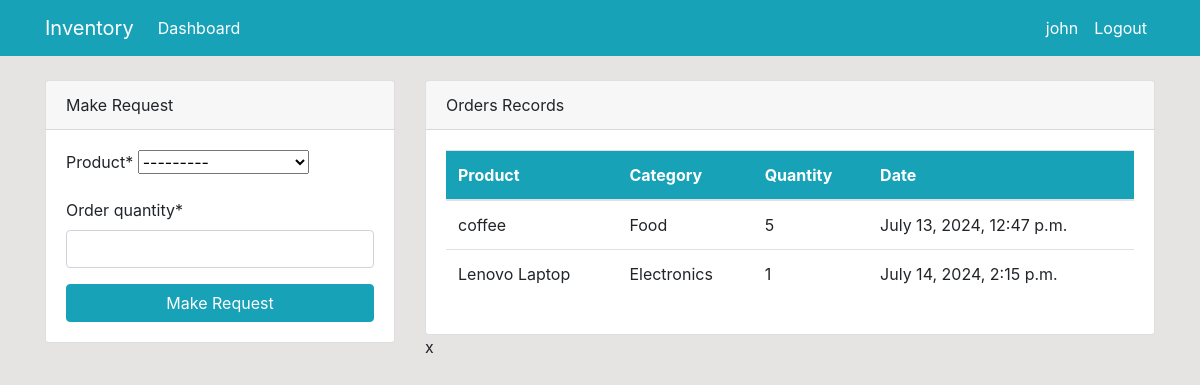
The page /app/ (signed in) on the database its author committed.
### app/models.py (models this page shows, shortened)
class Order(models.Model):
    product = models.ForeignKey(Product, on_delete=models.CASCADE, null=True)
    staff = models.ForeignKey(User, on_delete=models.CASCADE, null=True)
    order_quantity = models.PositiveIntegerField(null=True)
    date = models.DateTimeField(auto_now_add=True)

class Product(models.Model):
    name = models.CharField(max_length=100, null=True)
    category = models.CharField(max_length=20, choices=CATEGORY, null=True)
    quantity = models.PositiveIntegerField(null=True)
    def __str__(self):
        return f"{self.name} - {self.quantity}"

### app/views.py (the view)
# urls.py: path('app/', views.index, name='app-index'),
@login_required(login_url='user-login')
def index(request):
    orders = Order.objects.all()
    orders_count = orders.count()
    products = Product.objects.all()
    product_count = products.count()
    workers_count = User.objects.all().count()
    if request.method == 'POST':
        form = OrderForm(request.POST)
        if form.is_valid():
            instance = form.save(commit=False)
            instance.staff = request.user
            instance.save()
            return redirect('app-index')
    else:
        form = OrderForm()
    context = {
        'orders': orders,
        'products': products,
        'workers_count': workers_count,
        'product_count': product_count,
        'orders_count': orders_count,
        'form': form
    }
    return render(request, 'app/index.html', context)

### app/forms.py
class OrderForm(forms.ModelForm):
    class Meta:
        model = Order
        fields = ['product', 'order_quantity']

### templates/app/index.html (shortened to what this page needs)
{% extends 'partials/base.html' %}
{% block content %}
{% if user.is_authenticated and user.is_staff and user.is_superuser%}
{% include 'partials/topside.html' %}
    <div class="container">
        <div class="row my-5">
            <div class="col-md-6">
                <div class="bg-white">
                    <canvas id="myChart1" width="400" height="300"></canvas>
                    <script>
                        var ctx = document.getElementById('myChart1').getContext('2d');
                        var myChart1 = new Chart(ctx, {
                            type: 'pie',
                            data: {
                                labels: [{% for order in orders %} '{{order.product.name}}',{% endfor %}],
                                datasets: [{
                                    label: 'Orders',
                                    data: [{% for order in orders %} {{order.order_quantity}}, {% endfor %}],
                                    backgroundColor: [
                                        'rgba(255, 99, 132, 1)',
                                        'rgba(54, 162, 235, 1)',
                                        'rgba(255, 206, 86, 1)',
                                        'rgba(75, 192, 192, 1)',
                                        'rgba(153, 102, 255, 1)',
                                        'rgba(255, 159, 64, 1)',
                                        'rgba(75, 192, 182, 0)',
                                        'rgba(85, 100, 192, 1)',
                                        'rgba(75, 100, 192, 1)',
                                    ],
                                    borderColor: [
                                        'rgba(255, 99, 132, 1)',
                                        'rgba(54, 162, 235, 1)',
                                        'rgba(255, 206, 86, 1)',
                                        'rgba(75, 192, 192, 1)',
                                        'rgba(153, 102, 255, 1)',
                                        'rgba(255, 159, 64, 1)',
                                        'rgba(75, 192, 182, 0)',
                                        'rgba(85, 100, 192, 1)',
                                        'rgba(75, 100, 192, 1)',
                                    ],
                                    borderWidth: 1
                                }]
                            },
                            options: {
                                scales: {
                                    yAxes: [{
                                        ticks: {
                                            beginAtZero: true
                                        }
                                    }]
                                }
                            }
                        });
                    </script>
                </div>
            </div>
            <div class="col-md-6">
                <div class="bg-white">
                    <canvas id="myChart" width="400" height="300"></canvas>
                    <script>
                        var ctx = document.getElementById('myChart').getContext('2d');
                        var myChart = new Chart(ctx, {
                            type: 'bar',
                            data: {
                                labels: [{% for product in products %}'{{product.name}}',{% endfor %}],
                                datasets: [{
                                    label: 'Products',
                                    data: [{% for product in products %} {{product.quantity}},{% endfor %}],
                                    backgroundColor: [
                                        'rgba(255, 99, 132, 1)',
                                        'rgba(54, 162, 235, 1)',
                                        'rgba(255, 206, 86, 1)',
                                        'rgba(75, 192, 192, 1)',
                                        'rgba(153, 102, 255, 1)',
                                        'rgba(255, 159, 64, 1)',
                                        'rgba(75, 192, 182, 0)',
                                        'rgba(85, 100, 192, 1)',
                                        'rgba(75, 100, 192, 1)',
                                    ],
                                    borderColor: [
                                        'rgba(255, 99, 132, 1)',
                                        'rgba(54, 162, 235, 1)',
                                        'rgba(255, 206, 86, 1)',
                                        'rgba(75, 192, 192, 1)',
                                        'rgba(153, 102, 255, 1)',
                                        'rgba(255, 159, 64, 1)',
                                        'rgba(75, 192, 182, 0)',
                                        'rgba(85, 100, 192, 1)',
                                        'rgba(75, 100, 192, 1)',
                                    ],
                                    borderWidth: 1
                                }]
                            },
                            options: {
                                scales: {
                                    yAxes: [{
                                        ticks: {
                                            beginAtZero: true
                                        }
                                    }]
                                }
                            }
                        });
                    </script>
                </div>
            </div>
        </div>
    </div>
{% else %}
{% include 'app/staff_index.html' %}
{% endif %}
{% endblock %}

### templates/partials/nav.html (shortened to what this page needs)
<nav class="navbar navbar-expand-lg navbar-info bg-info">
    {% if user.is_authenticated %}
    <div class="container">
        <a class="navbar-brand text-white" href="app/index.html">Inventory</a>
        <div class="collapse navbar-collapse" id="navbarSupportedContent">
            <ul class="navbar-nav mr-auto">
                <li class="nav-item active">
                    <a class="nav-link text-white" href="{% url 'app-index' %}">Dashboard </a>
                </li>
            </ul>
            <ul class="navbar-nav ml-auto">
                <li class="nav-item active">
                    <a class="nav-link text-white" href="{% url 'user-profile' %}">{{user.username}} </a>
                </li>
                <li class="nav-item">
                    <a class="nav-link text-white" href="#" onclick="event.preventDefault(); document.getElementById('logout-form').submit();">Logout</a>
                </li>
            </ul>
    {% endif %}
</nav>

### templates/app/staff_index.html (shortened to what this page needs)
{% load crispy_forms_tags %}
<div>
    <div class="row mt-4">
        <div class="col-md-4">
            <div class="card">
                <div class="card-header">
                    Make Request
                </div>
                <div class="card-body">
                    <form method="POST">
                        {{form|crispy}}
                        <input class="btn btn-info btn-block" type="submit" value="Make Request">
                    </form>
                </div>
            </div>
        </div>
        <div class="col-md-8">
            <div class="card">
                <div class="card-header">
                    Orders Records
                </div>
                <div class="card-body">
                    <table class="table bg-white">
                        <thead class="bg-info text-white">
                            <tr>
                                <th scope="col">Product</th>
                                <th scope="col">Category</th>
                                <th scope="col">Quantity</th>
                                <th scope="col">Date</th>
                            </tr>
                        </thead>
                        <tbody>
                            {% for order in orders %}
                            {% if order.staff == user %}
                            <tr>
                                <td>{{order.product.name}}</td>
                                <td>{{order.product.category}}</td>
                                <td>{{order.order_quantity}}</td>
                                <td>{{order.date}}</td>
                            </tr>
                            {% endif %}
                            {% endfor %}
                        </tbody>
                    </table>
                </div>
            </div>x
        </div>
    </div>
</div>

### static/style.css (style rules this page uses)
body { background-color: rgb(230, 227, 227); }

### rows shown on the page
Order: product.name "coffee", product.category "Food", order_quantity "5", date "July 13, 2024, 12:47 p.m."
Order: product.name "Lenovo Laptop", product.category "Electronics", order_quantity "1", date "July 14, 2024, 2:15 p.m."

### other values the page prints
{{ user.username }} "john"
